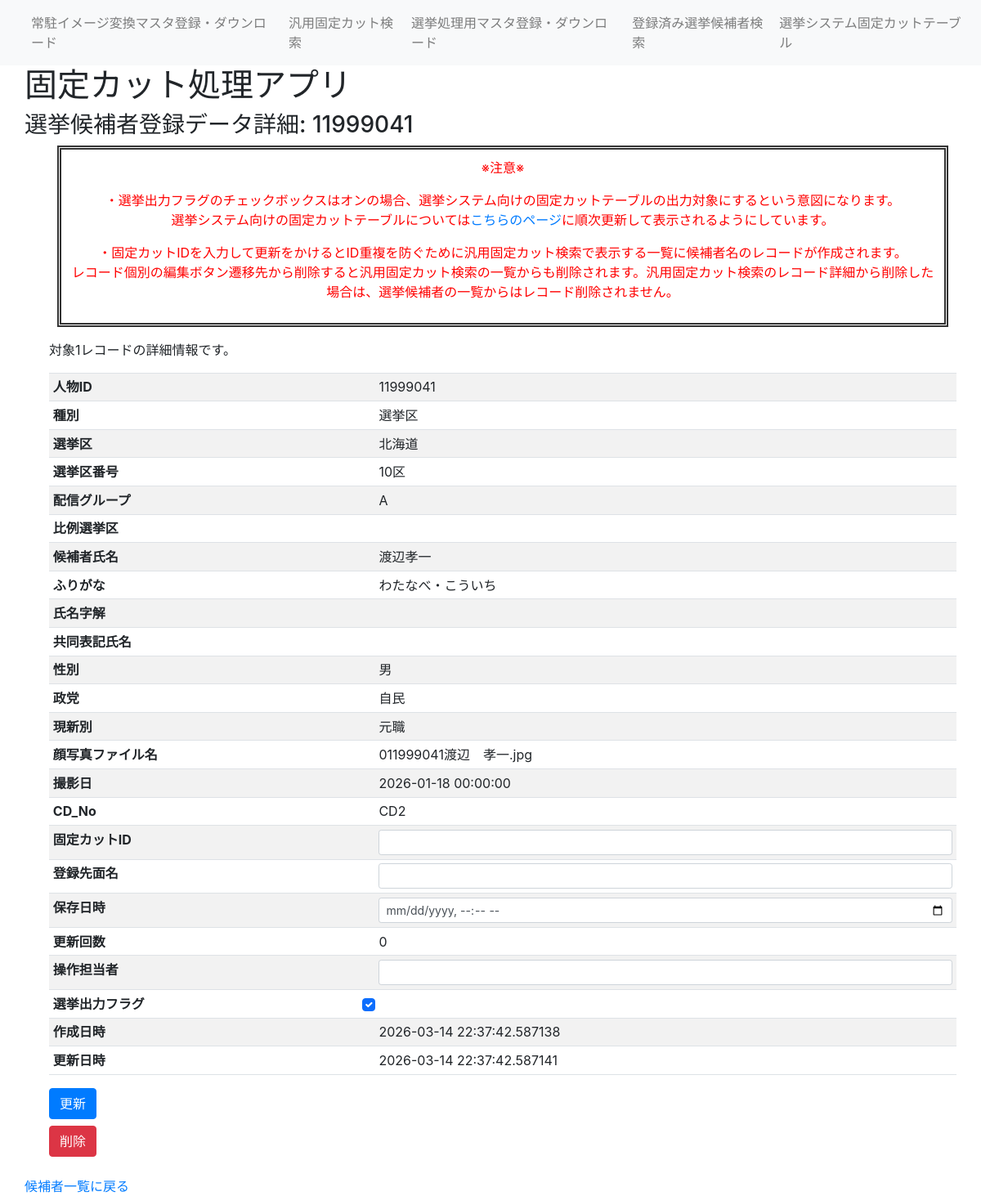
Page /senkyo_person_table_detail/11999041 on the earlier database version.
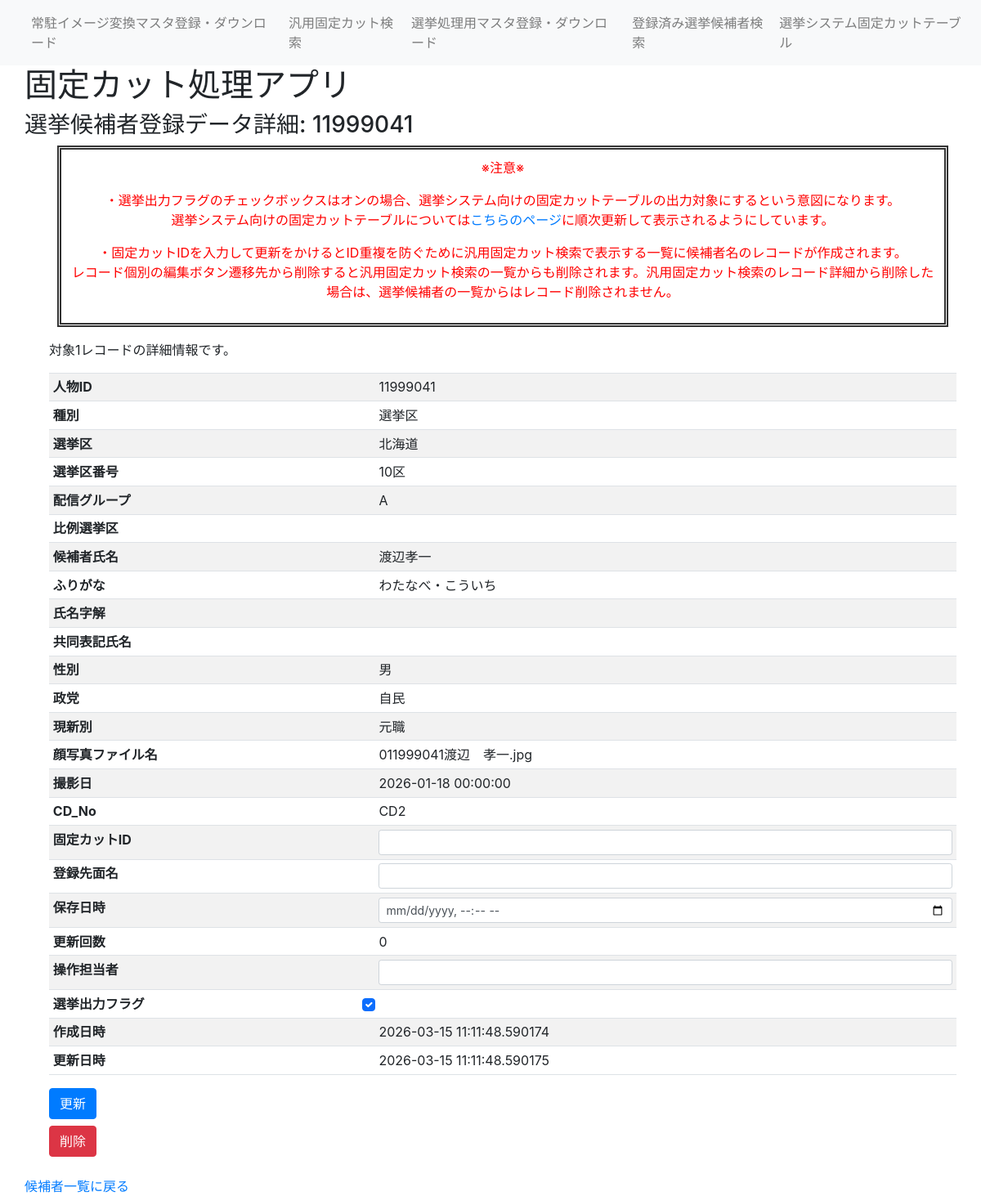
Same page on the later database version.
### fixedcut_app/models/senkyo_person.py (models this page shows)
class SenkyoPerson(db.Model):
    ___tablename__ = "SenkyoPerson"
    id = db.Column(db.Integer, primary_key=True) #候補者番号
    syubetu = db.Column(db.String(5)) #選挙種別(選挙区、比例、重複)
    senkyoku = db.Column(db.String(10)) #選挙区（福島）
    senkyokuNo = db.Column(db.String(5)) #選挙区番号（1区）
    sendGroup = db.Column(db.String(2)) #配信グループ（A～C）
    hirei = db.Column(db.String(10))  #比例選挙単位（東北ブロック）
    name = db.Column(db.String(20))  #氏名
    hurigana = db.Column(db.String(20))  #指名読み仮名
    name_jikai = db.Column(db.String(100))  #指名字解
    kyodo_name = db.Column(db.String(20))  #共同表記氏名
    seibetsu = db.Column(db.String(5))  #性別
    seito = db.Column(db.String(30))  #政党
    genshinbetu = db.Column(db.String(2))  #現新別
    facefilename = db.Column(db.String(100))  #顔写真ファイル名
    photo_date = db.Column(db.DateTime)  #撮影日
    CD_No = db.Column(db.String(5))  #配信CD
    fixedcutID = db.Column(db.String(20))  #固定カットID
    updateCount = db.Column(db.Integer) #更新回数
    store_date = db.Column(db.DateTime)  #保存日時
    MenName = db.Column(db.String(20)) #登録先面名
    operater = db.Column(db.String(20)) #操作担当者
    created_at = db.Column(db.DateTime, nullable=False, default=datetime.now)  # 作成日時
    updated_at = db.Column(db.DateTime, nullable=False, default=datetime.now, onupdate=datetime.now)  # 更新日時
    output_Flg = db.Column(db.Boolean, default=True) #選挙出力フラグ

### fixedcut_app/views.py (the view, shortened to what this page needs)
@app.route('/senkyo_person_table_detail/<int:id>', methods=['GET', 'POST'])
def senkyo_person_table_detail(id):
    person = db.session.query(SenkyoPerson).filter(SenkyoPerson.id == id).first()
    if person is None:
        return render_template('error_404.html'), 404
    return render_template('senkyo_person_table_detail.html', person=person)

### fixedcut_app/views.py (called while the page is built)
@app.before_request
def log_request():
    app.logger.info("Request: %s %s from %s", request.method, request.path, request.remote_addr)

### fixedcut_app/templates/senkyo_person_table_detail.html (shortened to what this page needs)
{% extends 'layout.html' %}
{% block header %}
<h3>選挙候補者登録データ詳細: {{ person.id }}</h3>
{% endblock %}
{% block content %}
<div class="caution">
    <P>※注意※</p>
    <p>・選挙出力フラグのチェックボックスはオンの場合、選挙システム向けの固定カットテーブルの出力対象にするという意図になります。<br>選挙システム向けの固定カットテーブルについては<a href="{{ url_for('senkyo_sendgroup_text') }}">こちらのページ</a>に順次更新して表示されるようにしています。</p>
    <p>・固定カットIDを入力して更新をかけるとID重複を防ぐために汎用固定カット検索で表示する一覧に候補者名のレコードが作成されます。<br>レコード個別の編集ボタン遷移先から削除すると汎用固定カット検索の一覧からも削除されます。汎用固定カット検索のレコード詳細から削除した場合は、選挙候補者の一覧からはレコード削除されません。</p>
</div>
<div class="container mt-3">
    <p>対象1レコードの詳細情報です。</p>
    <div class="table-responsive">
        <form id="personDetailForm" action="{{ url_for('senkyo_person_table_detail', id=person.id) }}" method="POST">
            <table class="table table-striped table-hover table-sm">
                <tbody>
                    <tr><th>人物ID</th><td>{{ person.id }}</td></tr>
                    <tr><th>種別</th><td>{{ person.syubetu }}</td></tr>
                    <tr><th>選挙区</th><td>{{ person.senkyoku }}</td></tr>
                    <tr><th>選挙区番号</th><td>{{ person.senkyokuNo }}</td></tr>
                    <tr><th>配信グループ</th><td>{{ person.sendGroup }}</td></tr>
                    <tr><th>比例選挙区</th><td>{{ person.hirei }}</td></tr>
                    <tr><th>候補者氏名</th><td>{{ person.name }}</td></tr>
                    <tr><th>ふりがな</th><td>{{ person.hurigana }}</td></tr>
                    <tr><th>氏名字解</th><td>{{ person.name_jikai or '' }}</td></tr>
                    <tr><th>共同表記氏名</th><td>{{ person.kyodo_name or '' }}</td></tr>
                    <tr><th>性別</th><td>{{ person.seibetsu }}</td></tr>
                    <tr><th>政党</th><td>{{ person.seito }}</td></tr>
                    <tr><th>現新別</th><td>{{ person.genshinbetu }}</td></tr>
                    <tr><th>顔写真ファイル名</th><td>{{ person.facefilename or '' }}</td></tr>
                    <tr><th>撮影日</th><td>{{ person.photo_date if person.photo_date else '' }}</td></tr>
                    <tr><th>CD_No</th><td>{{ person.CD_No }}</td></tr>
                    <tr>
                        <th>固定カットID</th>
                        <td><input type="text" class="form-control form-control-sm" name="fixedcutID" value="{{ person.fixedcutID or '' }}"></td>
                    </tr>
                    <tr>
                        <th>登録先面名</th>
                        <td><input type="text" class="form-control form-control-sm" name="MenName" value="{{ person.MenName or '' }}"></td>
                    </tr>
                    <tr>
                        <th>保存日時</th>
                        <td><input type="datetime-local" class="form-control form-control-sm" name="store_date" value="{{ person.store_date.strftime('%Y-%m-%dT%H:%M') if person.store_date else '' }}"></td>
                    </tr>
                    <tr><th>更新回数</th><td>{{ person.updateCount if person.updateCount is not none else '' }}</td></tr>
                    <tr>
                        <th>操作担当者</th>
                        <td><input type="text" class="form-control form-control-sm" name="operater" value="{{ person.operater or '' }}"></td>
                    </tr>
                    <tr>
                        <th>選挙出力フラグ</th>
                        <td>
                            <input type="checkbox" class="form-check-input" name="output_Flg" value="1" {% if person.output_Flg %}checked{% endif %}>
                        </td>
                    </tr>
                    <tr><th>作成日時</th><td>{{ person.created_at }}</td></tr>
                    <tr><th>更新日時</th><td>{{ person.updated_at }}</td></tr>
                </tbody>
            </table>
            <div class="mt-2">
                <button type="submit" class="btn btn-primary me-2">更新</button>
            </div>
        </form>
        <form id="personDeleteForm" action="{{ url_for('senkyo_person_delete', id=person.id) }}" method="POST" class="mt-2">
            <button type="submit" class="btn btn-danger">削除</button>
        </form>
    </div>
</div>
{% endblock %}
{% block footer %}
<a href="{{ url_for('senkyo_person_table') }}">候補者一覧に戻る</a>
{% endblock %}

Differences in the rows shown:
changed SenkyoPerson "選挙区": created_at "2026-03-14 22:37:42.587138" → "2026-03-15 11:11:48.590174"; updated_at "2026-03-14 22:37:42.587141" → "2026-03-15 11:11:48.590175"
